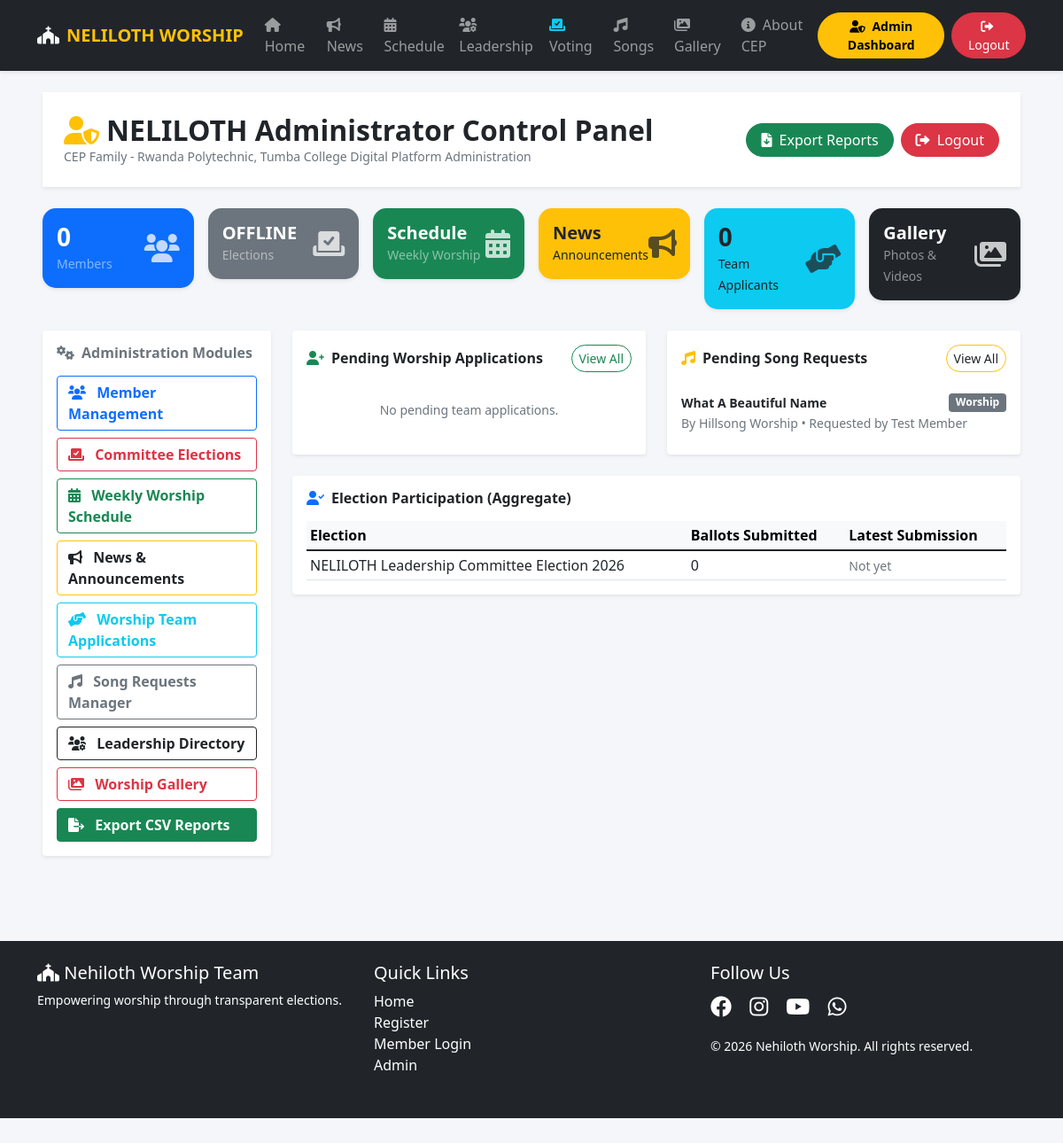
Screenshot of /admin/dashboard.php (signed in) with the database file from the repository.
### tables this page shows
CREATE TABLE IF NOT EXISTS song_requests (
    id INT PRIMARY KEY AUTO_INCREMENT,
    member_id INT NULL,
    requester_name VARCHAR(100) NOT NULL,
    song_title VARCHAR(255) NOT NULL,
    artist VARCHAR(100) DEFAULT 'Unknown / Traditional',
    genre_category VARCHAR(100) DEFAULT 'Worship',
    key_note VARCHAR(20) DEFAULT 'C',
    lyrics_link TEXT NULL,
    notes TEXT NULL,
    status ENUM('pending','approved','scheduled','rejected') DEFAULT 'pending',
    votes_count INT DEFAULT 0,
    requested_at TIMESTAMP DEFAULT CURRENT_TIMESTAMP,
    FOREIGN KEY (member_id) REFERENCES members(id) ON DELETE SET NULL
);

### config/functions.php (called while the page is built, shortened)
<?php
require_once __DIR__ . "/database.php";
function isElectionActive() {
    global $pdo;
    $elections = $pdo->query("SELECT id FROM elections WHERE status IN ('upcoming','open','paused') ORDER BY id DESC")->fetchAll(PDO::FETCH_COLUMN);
    if ((int)$pdo->query("SELECT COUNT(*) FROM elections")->fetchColumn() > 0) {
        return false;
    }
    $stmt = $pdo->query("SELECT election_active FROM settings WHERE id = 1");
    $res = $stmt->fetch();
    return $res ? (bool)$res["election_active"] : false;
}
function getSongRequests($status = null, $category = null, $limit = 50) {
    global $pdo;
    try {
        $sql = "SELECT s.*, m.name as member_name_db FROM song_requests s LEFT JOIN members m ON s.member_id = m.id WHERE 1=1";
        $params = [];
        if ($status) {
            $sql .= " AND s.status = ?";
            $params[] = $status;
        }
        $sql .= " ORDER BY s.votes_count DESC, s.requested_at DESC LIMIT " . (int)$limit;
        $stmt = $pdo->prepare($sql);
        $stmt->execute($params);
        return $stmt->fetchAll();
    } catch (PDOException $e) { return []; }
}
function getDashboardStats() {
    global $pdo;
    $stats = [
        "total_members" => 0,
        "pending_members" => 0,
        "approved_members" => 0,
        "total_song_requests" => 0,
        "pending_songs" => 0,
        "total_votes_cast" => 0,
        "pending_applications" => 0,
        "leadership_count" => 0,
        "election_active" => isElectionActive()
    ];
    try {
        $stats["total_members"] = (int)$pdo->query("SELECT COUNT(*) FROM members")->fetchColumn();
        $stats["pending_members"] = (int)$pdo->query("SELECT COUNT(*) FROM members WHERE status = 'pending'")->fetchColumn();
        $stats["approved_members"] = (int)$pdo->query("SELECT COUNT(*) FROM members WHERE status = 'approved'")->fetchColumn();
        $stats["total_song_requests"] = (int)$pdo->query("SELECT COUNT(*) FROM song_requests")->fetchColumn();
        $stats["pending_songs"] = (int)$pdo->query("SELECT COUNT(*) FROM song_requests WHERE status = 'pending'")->fetchColumn();
        $stats["total_votes_cast"] = (int)$pdo->query("SELECT COUNT(*) FROM election_vote_receipts")->fetchColumn();
        $stats["pending_applications"] = (int)$pdo->query("SELECT COUNT(*) FROM worship_applications WHERE status = 'pending'")->fetchColumn();
        $stats["leadership_count"] = (int)$pdo->query("SELECT COUNT(*) FROM leadership")->fetchColumn();
    } catch (PDOException $e) {}
    return $stats;
}
?>

### admin/dashboard.php (the view, shortened to what this page needs)
<?php
require_once "../config/functions.php";
$stats = getDashboardStats();
$recentVotes = $pdo->query("
    SELECT e.title, COUNT(r.id) AS ballot_count, MAX(r.submitted_at) AS latest_submission
    FROM elections e
    LEFT JOIN election_vote_receipts r ON r.election_id = e.id
    GROUP BY e.id, e.title
    ORDER BY e.created_at DESC
    LIMIT 5
")->fetchAll();
$recentSongs = getSongRequests('pending', null, 5);
$recentApplications = getWorshipApplications('pending');
?>
<!DOCTYPE html>
<html lang="en">
<head>
    <link href="https://cdn.jsdelivr.net/npm/bootstrap@5.1.3/dist/css/bootstrap.min.css" rel="stylesheet">
    <link rel="stylesheet" href="https://cdnjs.cloudflare.com/ajax/libs/font-awesome/6.0.0/css/all.min.css">
</head>
<body>
<?php include "../navbar.php"; ?>
<div class="container-fluid py-4 px-md-5">
    <div class="d-flex flex-wrap justify-content-between align-items-center mb-4 bg-white p-3 p-md-4 rounded-4 shadow-sm">
        <div>
            <h2 class="fw-bold text-dark mb-0"><i class="fas fa-user-shield text-warning me-2"></i>NELILOTH Administrator Control Panel</h2>
            <p class="text-muted small mb-0">CEP Family - Rwanda Polytechnic, Tumba College Digital Platform Administration</p>
        </div>
        <div class="d-flex gap-2 mt-2 mt-md-0">
            <a href="reports.php" class="btn btn-success rounded-pill px-3"><i class="fas fa-file-download me-1"></i> Export Reports</a>
            <a href="logout.php" class="btn btn-danger rounded-pill px-3"><i class="fas fa-sign-out-alt me-1"></i> Logout</a>
        </div>
    </div>
    <div class="row g-3 mb-4">
        <div class="col-6 col-md-4 col-xl-2">
            <a href="manage_members.php" class="card stat-card bg-primary text-white p-3 text-decoration-none shadow-sm">
                <div class="d-flex justify-content-between align-items-center">
                    <div>
                        <h3 class="fw-bold mb-0"><?php echo $stats['approved_members']; ?></h3>
                        <small class="text-white-50">Members</small>
                    </div>
                    <i class="fas fa-users fa-2x opacity-75"></i>
                </div>
            </a>
        </div>
        <div class="col-6 col-md-4 col-xl-2">
            <a href="manage_elections.php" class="card stat-card <?php echo $stats['election_active'] ? 'bg-danger text-white' : 'bg-secondary text-white'; ?> p-3 text-decoration-none shadow-sm">
                <div class="d-flex justify-content-between align-items-center">
                    <div>
                        <h5 class="fw-bold mb-0"><?php echo $stats['election_active'] ? 'ACTIVE' : 'OFFLINE'; ?></h5>
                        <small class="text-white-50">Elections</small>
                    </div>
                    <i class="fas fa-vote-yea fa-2x opacity-75"></i>
                </div>
            </a>
        </div>
        <div class="col-6 col-md-4 col-xl-2">
            <a href="manage_schedule.php" class="card stat-card bg-success text-white p-3 text-decoration-none shadow-sm">
                <div class="d-flex justify-content-between align-items-center">
                    <div>
                        <h5 class="fw-bold mb-0">Schedule</h5>
                        <small class="text-white-50">Weekly Worship</small>
                    </div>
                    <i class="fas fa-calendar-alt fa-2x opacity-75"></i>
                </div>
            </a>
        </div>
        <div class="col-6 col-md-4 col-xl-2">
            <a href="manage_announcements.php" class="card stat-card bg-warning text-dark p-3 text-decoration-none shadow-sm">
                <div class="d-flex justify-content-between align-items-center">
                    <div>
                        <h5 class="fw-bold mb-0">News</h5>
                        <small class="text-dark">Announcements</small>
                    </div>
                    <i class="fas fa-bullhorn fa-2x opacity-75"></i>
                </div>
            </a>
        </div>
        <div class="col-6 col-md-4 col-xl-2">
            <a href="manage_applications.php" class="card stat-card bg-info text-dark p-3 text-decoration-none shadow-sm">
                <div class="d-flex justify-content-between align-items-center">
                    <div>
                        <h3 class="fw-bold mb-0"><?php echo $stats['pending_applications']; ?></h3>
                        <small class="text-dark">Team Applicants</small>
                    </div>
                    <i class="fas fa-hands-helping fa-2x opacity-75"></i>
                </div>
            </a>
        </div>
        <div class="col-6 col-md-4 col-xl-2">
            <a href="manage_gallery.php" class="card stat-card bg-dark text-white p-3 text-decoration-none shadow-sm">
                <div class="d-flex justify-content-between align-items-center">
                    <div>
                        <h5 class="fw-bold mb-0">Gallery</h5>
                        <small class="text-white-50">Photos & Videos</small>
                    </div>
                    <i class="fas fa-images fa-2x opacity-75"></i>
                </div>
            </a>
        </div>
    </div>
    <div class="row g-4">
        <div class="col-lg-3">
            <div class="card border-0 shadow-sm rounded-4 p-3 bg-white mb-4">
                <h6 class="fw-bold text-muted mb-3"><i class="fas fa-cogs me-2"></i>Administration Modules</h6>
                <div class="d-grid gap-2">
                    <a href="manage_members.php" class="btn btn-outline-primary text-start fw-bold"><i class="fas fa-users me-2"></i> Member Management</a>
                    <a href="manage_elections.php" class="btn btn-outline-danger text-start fw-bold"><i class="fas fa-vote-yea me-2"></i> Committee Elections</a>
                    <a href="manage_schedule.php" class="btn btn-outline-success text-start fw-bold"><i class="fas fa-calendar-alt me-2"></i> Weekly Worship Schedule</a>
                    <a href="manage_announcements.php" class="btn btn-outline-warning text-dark text-start fw-bold"><i class="fas fa-bullhorn me-2"></i> News & Announcements</a>
                    <a href="manage_applications.php" class="btn btn-outline-info text-start fw-bold"><i class="fas fa-hands-helping me-2"></i> Worship Team Applications</a>
                    <a href="manage_songs.php" class="btn btn-outline-secondary text-start fw-bold"><i class="fas fa-music me-2"></i> Song Requests Manager</a>
                    <a href="manage_leadership.php" class="btn btn-outline-dark text-start fw-bold"><i class="fas fa-users-cog me-2"></i> Leadership Directory</a>
                    <a href="manage_gallery.php" class="btn btn-outline-danger text-start fw-bold"><i class="fas fa-images me-2"></i> Worship Gallery</a>
                    <a href="reports.php" class="btn btn-success text-start fw-bold"><i class="fas fa-file-export me-2"></i> Export CSV Reports</a>
                </div>
            </div>
        </div>
        <div class="col-lg-9">
            <div class="row g-4">
                <div class="col-md-6">
                    <div class="card border-0 shadow-sm rounded-4 p-3 bg-white h-100">
                        <div class="d-flex justify-content-between align-items-center mb-3">
                            <h6 class="fw-bold text-dark mb-0"><i class="fas fa-user-plus text-success me-2"></i>Pending Worship Applications</h6>
                            <a href="manage_applications.php" class="btn btn-sm btn-outline-success rounded-pill">View All</a>
                        </div>
                        <?php if (empty($recentApplications)): ?>
                            <p class="text-muted small py-3 text-center mb-0">No pending team applications.</p>
                        <?php endif; ?>
                    </div>
                </div>
                <div class="col-md-6">
                    <div class="card border-0 shadow-sm rounded-4 p-3 bg-white h-100">
                        <div class="d-flex justify-content-between align-items-center mb-3">
                            <h6 class="fw-bold text-dark mb-0"><i class="fas fa-music text-warning me-2"></i>Pending Song Requests</h6>
                            <a href="manage_songs.php" class="btn btn-sm btn-outline-warning text-dark rounded-pill">View All</a>
                        </div>
                        <?php if (empty($recentSongs)): ?>
                            <p class="text-muted small py-3 text-center mb-0">No pending song requests.</p>
                        <?php else: ?>
                            <div class="list-group list-group-flush">
                                <?php foreach ($recentSongs as $s): ?>
                                    <div class="list-group-item px-0 py-2">
                                        <div class="d-flex justify-content-between align-items-center">
                                            <strong class="text-dark small"><?php echo htmlspecialchars($s['song_title']); ?></strong>
                                            <span class="badge bg-secondary"><?php echo htmlspecialchars($s['genre_category']); ?></span>
                                        </div>
                                        <small class="text-muted">By <?php echo htmlspecialchars($s['artist']); ?> &bull; Requested by <?php echo htmlspecialchars($s['requester_name']); ?></small>
                                    </div>
                                <?php endforeach; ?>
                            </div>
                        <?php endif; ?>
                    </div>
                </div>
                <div class="col-12">
                    <div class="card border-0 shadow-sm rounded-4 p-3 bg-white">
                        <h6 class="fw-bold text-dark mb-3"><i class="fas fa-user-check text-primary me-2"></i>Election Participation (Aggregate)</h6>
                        <div class="table-responsive">
                            <table class="table table-hover table-sm align-middle mb-0">
                                <thead class="table-light">
                                    <tr>
                                        <th>Election</th>
                                        <th>Ballots Submitted</th>
                                        <th>Latest Submission</th>
                                    </tr>
                                </thead>
                                <tbody>
                                    <?php if (empty($recentVotes)): ?>
                                        <tr><td colspan="3" class="text-center py-3 text-muted">No election participation recorded yet.</td></tr>
                                    <?php else: ?>
                                        <?php foreach ($recentVotes as $rv): ?>
                                            <tr>
                                                <td><?php echo htmlspecialchars($rv["title"]); ?></td>
                                                <td><?php echo (int)$rv["ballot_count"]; ?></td>
                                                <td><small class="text-muted"><?php echo $rv["latest_submission"] ? htmlspecialchars(date("M d, H:i", strtotime($rv["latest_submission"]))) : "Not yet"; ?></small></td>
                                            </tr>
                                        <?php endforeach; ?>
                                    <?php endif; ?>
                                </tbody>
                            </table>
                        </div>
                    </div>
                </div>
            </div>
        </div>
    </div>
</div>
<?php include "../footer.php"; ?>
</body>
</html>

### admin/dashboard.php (style rules this page uses)
body { background: #f4f6f9; min-height: 100vh; padding-bottom: 70px; }
.stat-card { border-radius: 15px; border: none; transition: transform 0.2s; }

### rows the page displays
song_requests: song_title "What A Beautiful Name", genre_category "Worship", artist "Hillsong Worship", requester_name "Test Member"

### other values shown
$stats['approved_members'] "0"
$stats['pending_applications'] "0"
$rv["title"] "NELILOTH Leadership Committee Election 2026"
$rv["ballot_count"] "0"
